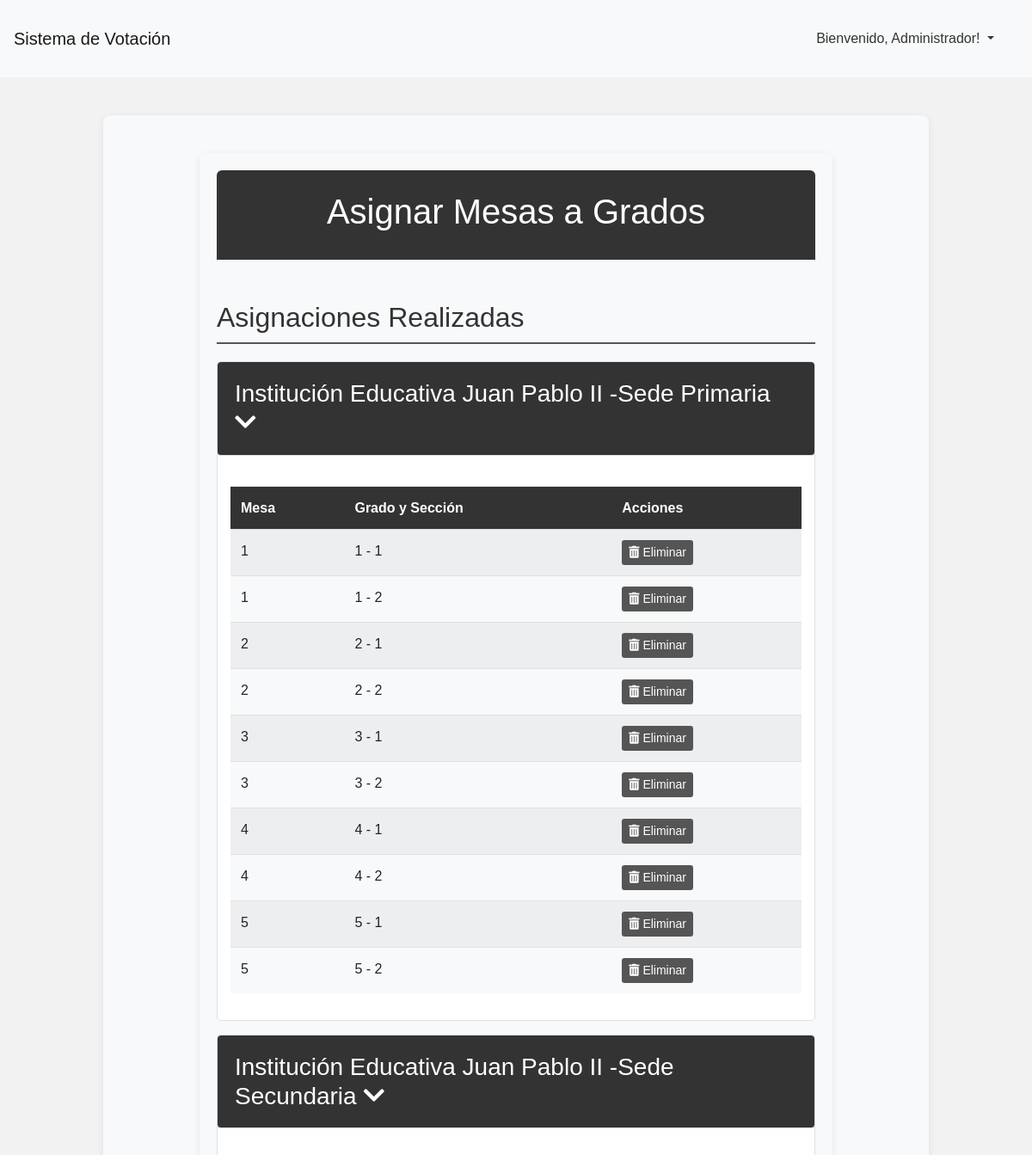
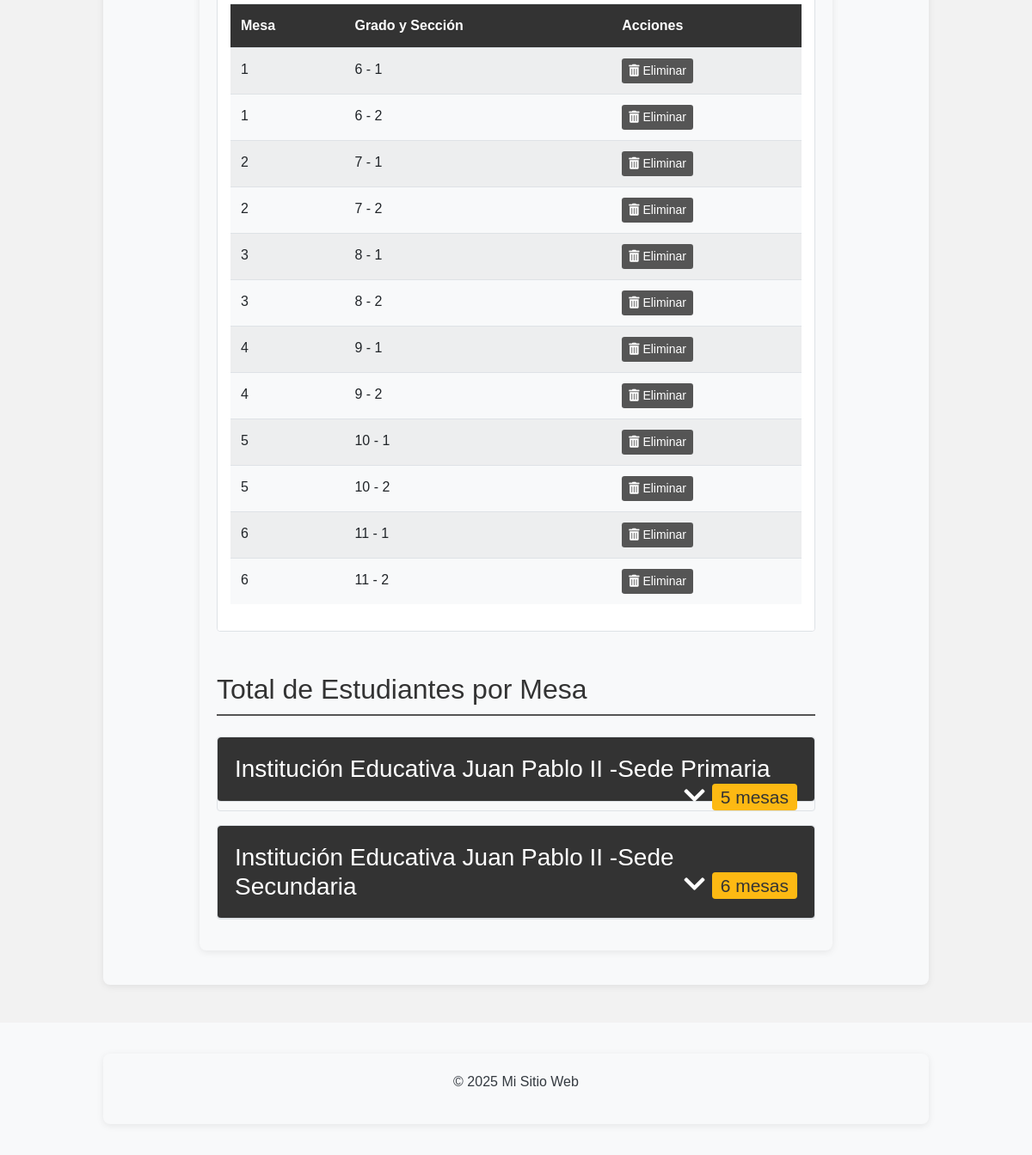
Screenshot of /asignar_mesas (signed in) with the database file from the repository (2 pictures, top to bottom).
### models.py (models this page shows, shortened)
class User(db.Model):
    __tablename__ = 'users'
    id = db.Column(db.Integer, primary_key=True)
    name = db.Column(db.String(100), nullable=False)  # Nuevo campo para nombre
    username = db.Column(db.String(50), unique=True, nullable=False)
    password_hash = db.Column(db.String(128))

class Sede(db.Model):
    id = db.Column(db.Integer, primary_key=True)
    nombre = db.Column(db.String(100), nullable=False)
    direccion = db.Column(db.String(200), nullable=False)
    estudiantes = db.relationship('Estudiante', back_populates='sede')
    mesas = db.relationship('Mesa', back_populates='sede', cascade='all, delete-orphan')
    asignaciones = db.relationship('AsignacionMesa', back_populates='sede')
    asignaciones_testigos = db.relationship('AsignacionTestigo', back_populates='sede')

class AsignacionMesa(db.Model):
    id = db.Column(db.Integer, primary_key=True)
    grado = db.Column(db.String(20), nullable=False)
    seccion = db.Column(db.String(10), nullable=False)
    mesa_numero = db.Column(db.String(20), nullable=False)
    sede_id = db.Column(db.Integer, db.ForeignKey('sede.id'), nullable=False)
    mesa_id = db.Column(db.Integer, db.ForeignKey('mesa.id'), nullable=False)
    sede = db.relationship('Sede', back_populates='asignaciones')
    mesa = db.relationship('Mesa', back_populates='asignaciones')

### routes/asignar_mesa_routes.py (the view, shortened to what this page needs)
@asignar_mesa_bp.route('/asignar_mesas', methods=['GET', 'POST'])
@login_required
@verificar_acceso_ruta('asignar_mesa.asignar_mesas')
def asignar_mesas():
    asignaciones_subquery = db.session.query(
        AsignacionMesa.grado,
        AsignacionMesa.seccion,
        AsignacionMesa.sede_id
    ).subquery()
    grados_secciones = db.session.query(
        Estudiante.grado,
        Estudiante.seccion,
        Estudiante.sede_id
    ).filter(
        ~exists().where(
            and_(
                asignaciones_subquery.c.grado == Estudiante.grado,
                asignaciones_subquery.c.seccion == Estudiante.seccion,
                asignaciones_subquery.c.sede_id == Estudiante.sede_id
            )
        )
    ).distinct().all()
    grados_secciones = [
        {
            'grado_seccion': f"{gs.grado} - {gs.seccion}",
            'sede_id': gs.sede_id
        }
        for gs in grados_secciones
    ]
    sedes = Sede.query.all()
    mesas = Mesa.query.all()
    sedes_con_grados = [s for s in sedes if any(gs['sede_id'] == s.id for gs in grados_secciones)]
    asignaciones = []
    totales_por_mesa = {}
    todas_asignaciones = AsignacionMesa.query.order_by(
        AsignacionMesa.mesa_numero,
        AsignacionMesa.grado,
        AsignacionMesa.seccion
    ).all()
    for asignacion in todas_asignaciones:
        sede = Sede.query.get(asignacion.sede_id)
        total_estudiantes = Estudiante.query.filter_by(
            grado=asignacion.grado,
            seccion=asignacion.seccion,
            sede_id=asignacion.sede_id
        ).count()
        mesa_key = f"{sede.nombre}_{asignacion.mesa_numero}"
        if mesa_key not in totales_por_mesa:
            totales_por_mesa[mesa_key] = {
                'total': 0,
                'grados': [],
                'sede_id': asignacion.sede_id,
                'mesa_numero': asignacion.mesa_numero
            }
        totales_por_mesa[mesa_key]['total'] += total_estudiantes
        totales_por_mesa[mesa_key]['grados'].append(f"{asignacion.grado} - {asignacion.seccion}")
        asignaciones.append({
            'id': asignacion.id,
            'mesa_numero': asignacion.mesa_numero,
            'grado': asignacion.grado,
            'seccion': asignacion.seccion,
            'sede_nombre': sede.nombre,
            'total_estudiantes': total_estudiantes
        })
    return render_template('asignar_mesas.html',
                         sedes=sedes,
                         mesas=mesas,
                         grados_secciones=grados_secciones,
                         sedes_con_grados=sedes_con_grados,
                         asignaciones=asignaciones,
                         totales_por_mesa=totales_por_mesa)  # Agregamos los totales por mesa

### app.py (called while the page is built)
@app.before_request
def before_request():
    g.user = None
    if 'user_id' in session:
        g.user = db.session.get(User, session['user_id'])

@app.context_processor
def inject_config():
    sistema_bloqueado = EventoCalendario.sistema_bloqueado()
    config = {
        'sistema_bloqueado': sistema_bloqueado,
        'calendario_bloqueado': sistema_bloqueado,
        'fase_actual': EventoCalendario.obtener_fase_actual(),
        'configuracion_finalizada': sistema_bloqueado,
        'fecha_finalizacion': datetime.now() if sistema_bloqueado else None
    }
    return {
        'config': config,
        'config_json': json.dumps(config, default=str)
    }

@app.context_processor
def utility_processor():
    return {
        'now': datetime.now
    }

### models.py (called while the page is built)
    @classmethod
    def sistema_bloqueado(cls):
        ultimo_evento = cls.query.order_by(cls.fecha_fin.desc()).first()
        if ultimo_evento:
            return datetime.now() > ultimo_evento.fecha_fin
        return False

    @classmethod
    def obtener_fase_actual(cls):
        ahora = datetime.now()
        for fase in range(1, 4):  # Asumiendo que hay 3 fases
            eventos = cls.query.filter_by(fase=fase).all()
            if any(evento.fecha_inicio <= ahora <= evento.fecha_fin for evento in eventos):
                return fase
        return 1  # Fase por defecto

### templates/asignar_mesas.html (shortened to what this page needs)
{% extends "base.html" %}
{% block content %}
<div class="container mt-4">
    <header class="text-center py-4" style="border-radius: 6px 6px 0 0;">
        <h1>Asignar Mesas a Grados</h1>
    </header>
    <div class="mt-5">
        <h2 class="asignaciones-header" style="color: var(--primary-color)">Asignaciones Realizadas</h2>
        <div class="asignaciones-accordion">
            {% for sede in sedes %}
            <div class="asignacion-sede-card mb-3" data-sede-id="{{ sede.id }}">
                <div class="asignacion-sede-header"
                    style="background: linear-gradient(to right, var(--primary-color), var(--dark-blue));">
                    <h3 class="mb-0">
                        <a href="#" class="asignacion-sede-link" data-sede="{{ sede.nombre }}"
                            style="color: var(--white-color);">
                            {{ sede.nombre }}
                            <i class="fas fa-chevron-down"></i>
                        </a>
                    </h3>
                </div>
                <div class="asignacion-sede-content">
                    <table class="table table-striped asignaciones-table">
                        <thead>
                            <tr>
                                <th>Mesa</th>
                                <th>Grado y Sección</th>
                                <th>Acciones</th>
                            </tr>
                        </thead>
                        <tbody>
                            {% for asignacion in asignaciones %}
                            {% if asignacion.sede_nombre == sede.nombre %}
                            <tr>
                                <td>{{ asignacion.mesa_numero }}</td>
                                <td>{{ asignacion.grado }} - {{ asignacion.seccion }}</td>
                                <td>
                                    <button type="button" class="btn btn-danger btn-sm btn-eliminar-asignacion"
                                        data-id="{{ asignacion.id }}">
                                        <i class="fas fa-trash-alt"></i> Eliminar
                                    </button>
                                </td>
                            </tr>
                            {% endif %}
                            {% endfor %}
                        </tbody>
                    </table>
                </div>
            </div>
            {% endfor %}
        </div>
        <h2 class="resumen-header mt-5 mb-4" style="color: var(--primary-color)">
            Total de Estudiantes por Mesa
        </h2>
        <div class="resumen-accordion">
            {% for sede in sedes %}
            <div class="resumen-sede-card mb-3">
                <div class="resumen-sede-header"
                    style="background: linear-gradient(to right, var(--primary-color), var(--dark-blue));">
                    <h3 class="mb-0">
                        <a href="#" class="resumen-sede-link" data-sede="{{ sede.nombre }}"
                            style="color: var(--white-color);">
                            {{ sede.nombre }}
                            <span class="badge float-right"
                                style="background-color: var(--highlight-color); color: var(--dark-blue);">
                                {{ mesas|selectattr('sede_id', 'equalto', sede.id)|list|length }} mesas
                            </span>
                            <i class="fas fa-chevron-down float-right mr-2"></i>
                        </a>
                    </h3>
                </div>
                                        {% set total_sede = namespace(count=0) %}
                                        {% for key, info in totales_por_mesa.items() %}
                                        {% if key.startswith(sede.nombre + '_') %}
                                        {% set total_sede.count = total_sede.count + info.total %}
                                        {% endif %}
                                        {% endfor %}
            </div>
            {% endfor %}
        </div>
    </div>
</div>
{% endblock %}

### templates/base.html (shortened to what this page needs)
<!DOCTYPE html>
<html lang="es">
<head>
    <link rel="stylesheet" href="https://cdnjs.cloudflare.com/ajax/libs/font-awesome/5.15.4/css/all.min.css">
    <link rel="stylesheet" href="https://cdn.jsdelivr.net/npm/bootstrap@4.6.0/dist/css/bootstrap.min.css">
    <link rel="stylesheet" href="https://cdn.jsdelivr.net/npm/sweetalert2@11/dist/sweetalert2.min.css">
    <link rel="stylesheet" href="{{ url_for('static', filename='css/main.css') }}">
    <link rel="stylesheet" href="https://cdnjs.cloudflare.com/ajax/libs/toastr.js/latest/toastr.min.css">
</head>
<body>
    <header class="header bg-light py-3">
        <nav class="navbar navbar-expand-lg navbar-light bg-light">
            <a class="navbar-brand" href="{{ url_for('index') }}">Sistema de Votación</a>
            <div class="collapse navbar-collapse" id="navbarNav">
                <ul class="navbar-nav ml-auto">
                    {% if session['user_id'] %}
                        <li class="nav-item dropdown">
                            <a class="nav-link dropdown-toggle" href="#" id="navbarDropdown" role="button" data-toggle="dropdown" aria-haspopup="true" aria-expanded="false">
                                {% if session['user_id'] %}
                                Bienvenido, {{ session['name'] }}!
            {% endif %}
                            </a>
                        </li>
                    {% else %}
                        <li class="nav-item">
                            <a class="nav-link" href="{{ url_for('auth.login') }}">Iniciar Sesión</a>
                        </li>
                    {% endif %}
                </ul>
            </div>
        </nav>
    </header>
    <main class="main py-4">
        <div class="container">
            {% block content %}{% endblock %}
        </div>
    </main>
    <footer class="footer bg-light py-3">
        <div class="container">
            <div class="row justify-content-center">
                <div class="col-md-12 text-center">
                    <p class="text-dark">&copy; 2025 Mi Sitio Web</p>
                </div>
            </div>
        </div>
    </footer>
</body>
</html>

### static/css/main.css (style rules this page uses)
:root { --primary-color: #333; --secondary-color: #555; --accent-color: #28a745; --dark-blue: #333; --light-blue: #E6EFFD; --white-color: #FFFFFF; --gray-color: #F2F2F2; --dark-gray: #4B4B4B; --success-color: #28a745; --danger-color: #dc3545; --warning-color: #ffc107; --info-color: #4e5a5c; --background-color: #E5E5E5; --text-color: #4B4B4B; --highlight-color: #FDB913; --chart-primary: rgba(51, 51, 51, 0.8); --chart-secondary: rgba(85, 85, 85, 0.8); --chart-highlight: rgba(255, 198, 41, 0.8); --chart-dark: rgba(51, 51, 51, 0.8); --chart-light: rgba(240, 240, 240, 0.8); --chart-border-primary: rgba(51, 51, 51, 1); --chart-border-secondary: rgba(85, 85, 85, 1); --chart-border-highlight: rgba(255, 198, 41, 1); --chart-border-dark: rgba(51, 51, 51, 1); --chart-border-light: rgba(240, 240, 240, 1); --container-background: #F8F9FA; --dark-mode-background: #1a1a1a; --dark-mode-text: #ffffff; --dark-mode-card: #2d2d2d; --dark-mode-input: #333333; --dark-mode-border: #404040; }
body { font-family: 'Montserrat', sans-serif; line-height: 1.6; margin: 0; padding: 0; background-color: var(--gray-color); color: var(--dark-gray); min-height: 100vh; }
.container { max-width: 80%; margin: 0 auto; padding: 20px; background-color: var(--container-background); box-shadow: 0 2px 8px rgba(0, 0, 0, 0.08); border-radius: 8px; margin-top: 20px; margin-bottom: 20px; }
header { background: linear-gradient(to right, var(--primary-color), var(--dark-gray)); color: var(--white-color); padding: 20px; text-align: center; width: 100%; }
.table th { background-color: var(--primary-color); color: var(--white-color); }
.asignaciones-table { margin-top: 20px; }
.asignaciones-header { color: var(--primary-color); margin: 30px 0 20px 0; padding-bottom: 10px; border-bottom: 2px solid var(--secondary-color); }
.asignacion-sede-card { border: 1px solid #dee2e6; border-radius: 4px; overflow: hidden; }
.asignacion-sede-header { background-color: var(--primary-color); padding: 10px 15px; border-bottom: 1px solid #dee2e6; }
.asignacion-sede-link { color: var(--primary-color); text-decoration: none; display: block; position: relative; padding: 5px; }
.asignacion-sede-content { padding: 15px; background-color: white; }
.asignacion-sede-link i { transition: transform 0.3s ease; }
.resumen-header { color: var(--primary-color); margin: 30px 0 20px 0; padding-bottom: 10px; border-bottom: 2px solid var(--secondary-color); }
.resumen-sede-card { border: 1px solid #dee2e6; border-radius: 4px; overflow: hidden; }
.resumen-sede-header { background-color: var(--primary-color); padding: 10px 15px; border-bottom: 1px solid #dee2e6; }
.resumen-sede-link { color: var(--primary-color); text-decoration: none; display: block; position: relative; padding: 5px; }
.badge { background-color: var(--highlight-color); color: var(--dark-gray); padding: 5px 10px; border-radius: 4px; }
.table thead th { background-color: var(--primary-color); color: var(--white-color); border-bottom: none; }
.table-striped tbody tr:nth-of-type(odd) { background-color: rgba(51, 51, 51, 0.05); }
.btn-danger { background-color: var(--secondary-color); border-color: var(--secondary-color); }
.badge { padding: 8px 12px; border-radius: 4px; font-weight: 500; }
.asignacion-sede-header, .resumen-sede-header { background: linear-gradient(to right, var(--primary-color), var(--dark-gray)); padding: 15px; border-radius: 4px; }
.badge { background-color: var(--highlight-color); color: var(--dark-gray); padding: 5px 10px; border-radius: 4px; font-weight: 500; }
.btn-eliminar-asignacion { background-color: var(--secondary-color); color: var(--white-color); border: none; }
.badge { background-color: var(--highlight-color); color: var(--dark-gray); }
.card, .list-group-item, .table { background-color: var(--container-background); }
body { font-family: Arial, sans-serif; line-height: 1.6; margin: 0; padding: 0; }
header { background: #333; color: #fff; padding: 10px 0; }
nav ul { list-style: none; padding: 0; }
nav ul li { display: inline; margin-right: 20px; }
footer { text-align: center; padding: 10px 0; background: #333; color: #fff; }
.navbar-light .navbar-nav .nav-link { color: #333; }

### rows the page displays
User: name "Administrador"
Sede: nombre "Institución Educativa Juan Pablo II -Sede Primaria", mesa_numero "1", grado "1", seccion "1", seccion "2", mesa_numero "2", grado "2", mesa_numero "3", grado "3", mesa_numero "4", grado "4", mesa_numero "5", grado "5", id "5"
Sede: nombre "Institución Educativa Juan Pablo II -Sede Secundaria", mesa_numero "1", grado "6", seccion "1", seccion "2", mesa_numero "2", grado "7", mesa_numero "3", grado "8", mesa_numero "4", grado "9", mesa_numero "5" "5" "6" "6", seccion "1" "2" "1" "2", id "6"
AsignacionMesa: grado "10"
AsignacionMesa: grado "10"
AsignacionMesa: grado "11"
AsignacionMesa: grado "11"
